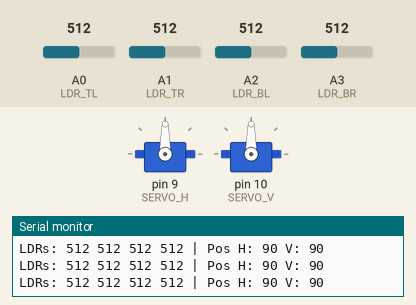
A sketch run on a simulated Arduino Uno, built with avr-gcc and run on an emulated ATmega328P. On the bench: 2 × servo, the last lines printed to the serial monitor. Inputs (shaded band) come from the test bench; at power-on: A0 (LDR_TL) = 512, A1 (LDR_TR) = 512, A2 (LDR_BL) = 512, A3 (LDR_BR) = 512.

Above: at 2.2 s.
2.3 s: A0 (LDR_TL) set to 547
3.8 s: A0 (LDR_TL) set to 571
At 4.3 s:
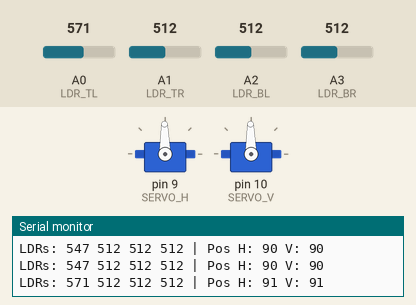
6.8 s: A1 (LDR_TR) set to 537
At 9.7 s:
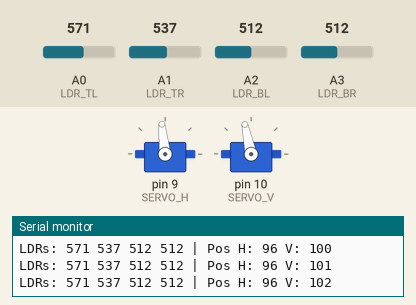
9.8 s: A2 (LDR_BL) set to 521
12.8 s: A2 (LDR_BL) set to 546
At 13.4 s:
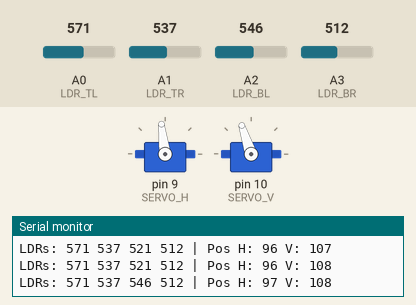
15.8 s: A3 (LDR_BR) set to 716
At 27.9 s:
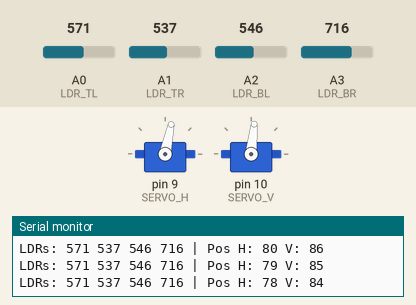
Timing chart, 0 to 29.0 s (numbered marks = the images above; inputs shaded):
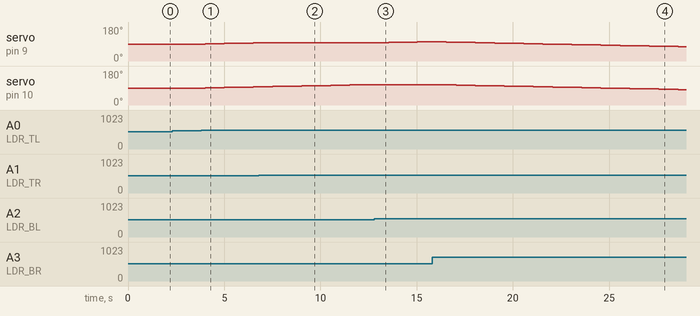

Measured:
- after the input at 3.8 s, servo on pin 9 (SERVO_H), servo on pin 10 (SERVO_V): moves from 90° to 96° over 2.5 s, starting after 0.21 s
- after the input at 6.8 s, servo on pin 9 (SERVO_H): stays 96° (without the input it goes to 97° after 0.22 s)
- after the input at 12.8 s, servo on pin 9 (SERVO_H): moves from 96° to 102° over 2.5 s, starting after 0.24 s; servo on pin 10 (SERVO_V): stays 108° (without the input it goes to 109° after 0.24 s)
- after the input at 15.8 s, servo on pin 10 (SERVO_V): moves from 108° to 82° over 12.5 s, starting after 0.25 s

The sketch:

tinker_card_code.ino
```cpp
#include <Servo.h>

// PIN DEFINITIONS
const int LDR_TL = A0; // Top-Left
const int LDR_TR = A1; // Top-Right
const int LDR_BL = A2; // Bottom-Left
const int LDR_BR = A3; // Bottom-Right
const int SERVO_H = 9; // Servo azimut (Horizontal)
const int SERVO_V = 10; // Servo elevation (Vertical)

// PARAMETERS
const int TOLERANCE = 50; // ADC counts dead-zone
const int STEP_DEG = 1; // Degrees per iteration
const int NIGHT_THR = 100; // Night-mode threshold
const int DELAY_MS = 500; // Loop delay (ms)

Servo servoH, servoV;
int posH = 90, posV = 90; // Initial positions (centre)

void setup() {
  servoH.attach(SERVO_H);
  servoV.attach(SERVO_V);
  servoH.write(posH);
  servoV.write(posV);
  Serial.begin(9600);
  Serial.println("Solar Tracker - ENSA Agadir - Initialized");
  delay(1000);
}

void loop() {
  //Read ADC value
  int v1 = analogRead(LDR_TL); // Top-Left
  int v2 = analogRead(LDR_TR); // Top-Right
  int v3 = analogRead(LDR_BL); // Bottom-Left
  int v4 = analogRead(LDR_BR); // Bottom-Right

  //Night mode check
  if (max(max(v1, v2), max(v3, v4)) < NIGHT_THR) {
    servoH.write(90);
    servoV.write(90); // Reset to East
    Serial.println("Night mode - sleeping");
    delay(DELAY_MS * 10);
    return;
  }

  //Compute differential errors
  int dH = (v1 + v3) - (v2 + v4); // Horizontal error
  int dV = (v1 + v2) - (v3 + v4); // Vertical error

  //Horizontal axis control
  if (abs(dH) > TOLERANCE) {
    posH += (dH > 0) ? STEP_DEG : -STEP_DEG;
    posH = constrain(posH, 0, 180);
    servoH.write(posH);
  }

  //Vertical axis control
  if (abs(dV) > TOLERANCE) {
    posV += (dV > 0) ? STEP_DEG : -STEP_DEG;
    posV = constrain(posV, 30, 150); // Limit elevation range
    servoV.write(posV);
  }

  //Serial monitoring
  Serial.print("LDRs: ");
  Serial.print(v1); Serial.print(" ");
  Serial.print(v2); Serial.print(" ");
  Serial.print(v3); Serial.print(" ");
  Serial.print(v4);
  Serial.print(" | Pos H: "); Serial.print(posH);
  Serial.print(" V: "); Serial.println(posV);

  delay(DELAY_MS);
}
```
